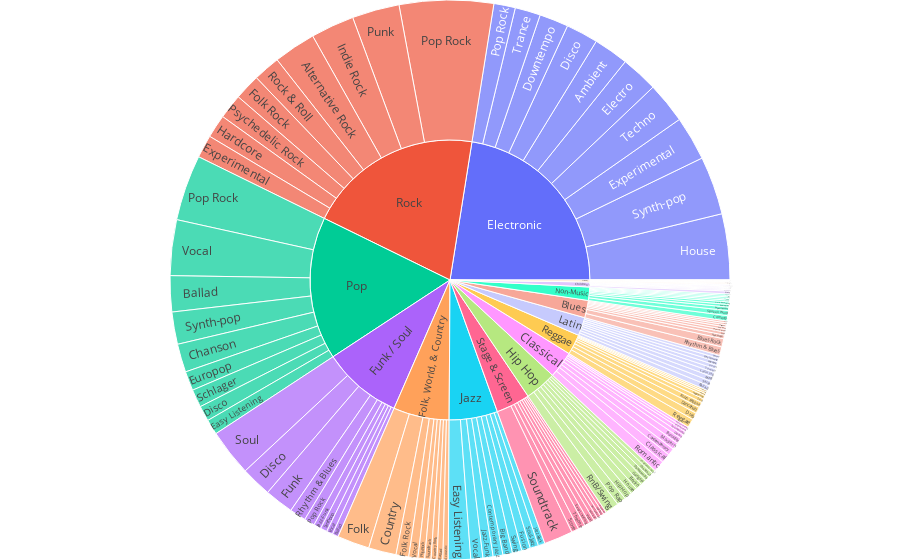

Here is the notebook cell this chart was saved with:
### Code cell
fig = go.Figure(go.Sunburst(
    ids=gs_ids,
    labels=gs_labels,
    parents=gs_parents,
    values=gs_values,
    branchvalues="total",
))
fig.update_layout(margin = dict(t=0, l=0, r=0, b=0))

fig.show()

### Figure 1 — Plotly figure (JSON) as saved in the notebook; plotly's stock layout.template omitted (floating-point values rounded to 4 significant figures; data arrays with more than 128 entries replaced by an {"elided": "..."} marker saying what was removed)
{"data": [{"branchvalues": "total", "ids": {"elided": "152 str values"}, "labels": {"elided": "152 str values"}, "parents": {"elided": "152 str values"}, "type": "sunburst", "values": {"elided": "152 int values"}}], "layout": {"margin": {"b": 0, "l": 0, "r": 0, "t": 0}}}
